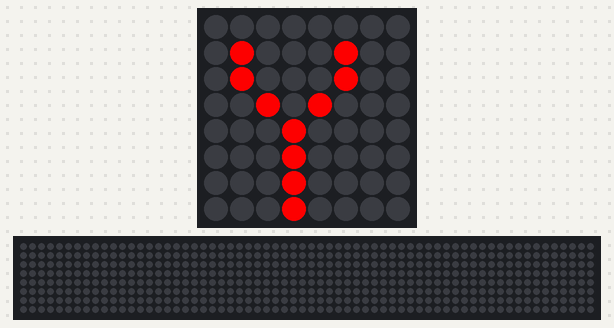
Recording of a program running on a simulated Raspberry Pi (BCM pin numbers) with a Sense HAT. On the bench: the Sense HAT's 8×8 RGB LED matrix, a strip that is not on the board, showing the scrolling text unrolled. The 64×8 strip is a reading aid, not a part: it shows the text the matrix is scrolling, unrolled, one strip-width of it at a time; what the program prints to the terminal is not drawn. At 7.9 s the program stops and its outputs stay as they are.

Above: at 0.1 s.
At 4.48 s:
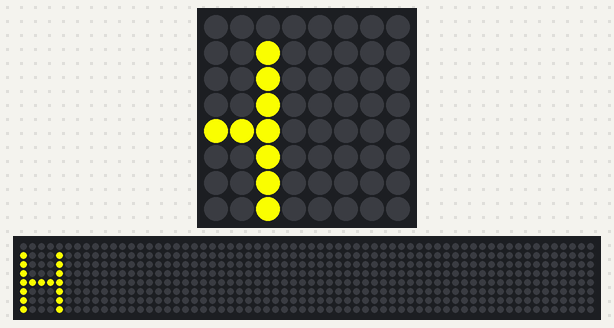
At 5.1 s:
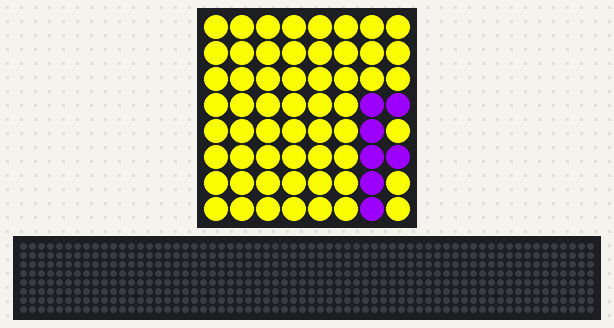
At 6.02 s:
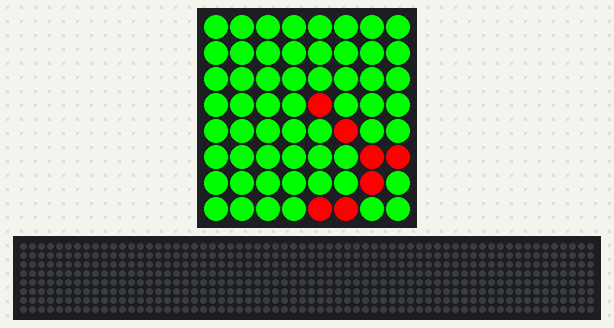
At 6.63 s:
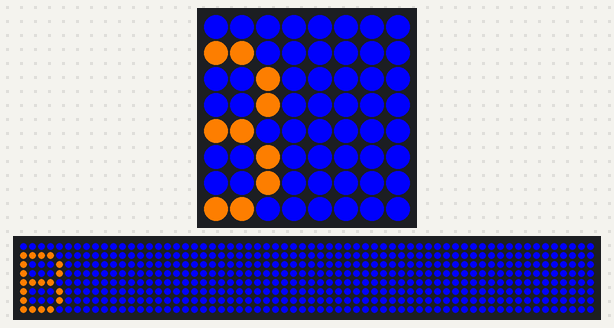
At 7.55 s:
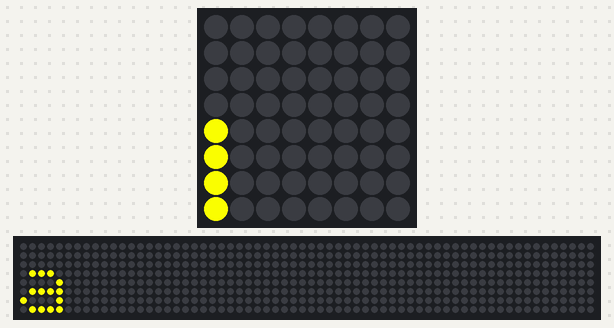

The program:

myprgramrocks.py
```python
#!/usr/bin/env python3
### This is my computer program!! ###


### modules

from sense_hat import SenseHat
sense = SenseHat()
from time import sleep

red = (255, 0, 0)
orange = (255, 127, 0)
yellow = (255, 255, 0)
green = (0, 255, 0)
blue = (0, 0, 255)
indigo = (75, 0, 130)
violet = (159, 0, 255)
blk = (0, 0, 0)  # blk stands for empty/black


message="H"
message2="a"
message3="p"
message4="p"
message5="y"
message6="B"
message7="d"
message8="a"
message9="y"


print('hello world')

#### rotation

sense.set_rotation(180)


### flash letters

sense.show_letter("Y", red)
sleep(.5)

sense.show_letter("O", red)
sleep(.5)

sense.show_letter("Y", red)
sleep(.5)

sense.show_letter("O", red)
sleep(.5)
sense.show_letter("Y", red)
sleep(.5)

sense.show_letter("O", red)
sleep(.5)
sense.show_letter("Y", red)
sleep(.5)

sense.show_letter("O", red)
sleep(.5)

#### scroll messages
sense.show_message(message, .03,text_colour=yellow, back_colour=blk)
sense.show_message(message2, .03,text_colour=blk, back_colour=blue)
sense.show_message(message3, .03,text_colour=violet, back_colour=yellow)
sense.show_message(message4, .03,text_colour=red, back_colour=blk)
sense.show_message(message5, .03,text_colour=red, back_colour=green)
sense.show_message(message6, .03,text_colour=orange, back_colour=blue)
sense.show_message(message7, .03,text_colour=blk, back_colour=indigo)
sense.show_message(message8, .03,text_colour=yellow, back_colour=blk)
sense.show_message(message9, .03,text_colour=blue, back_colour=indigo)

## clear the screeen

sense.clear()
```
